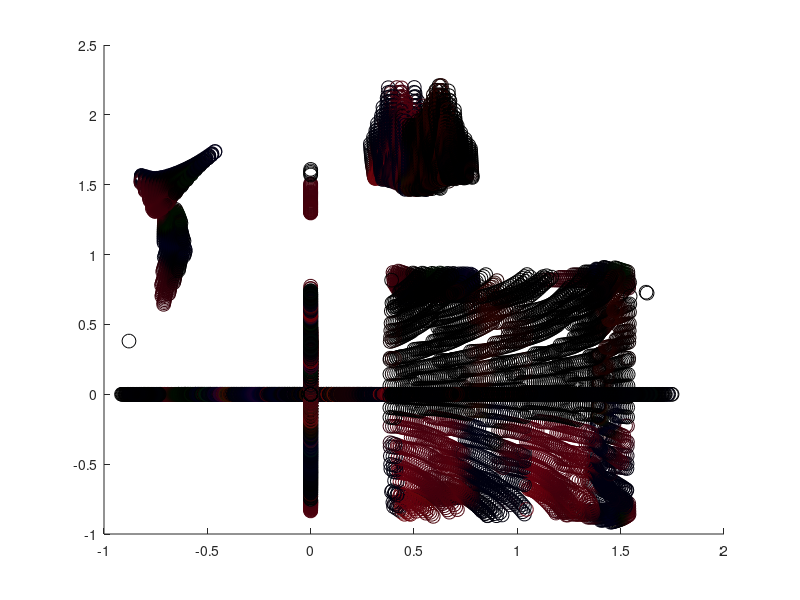
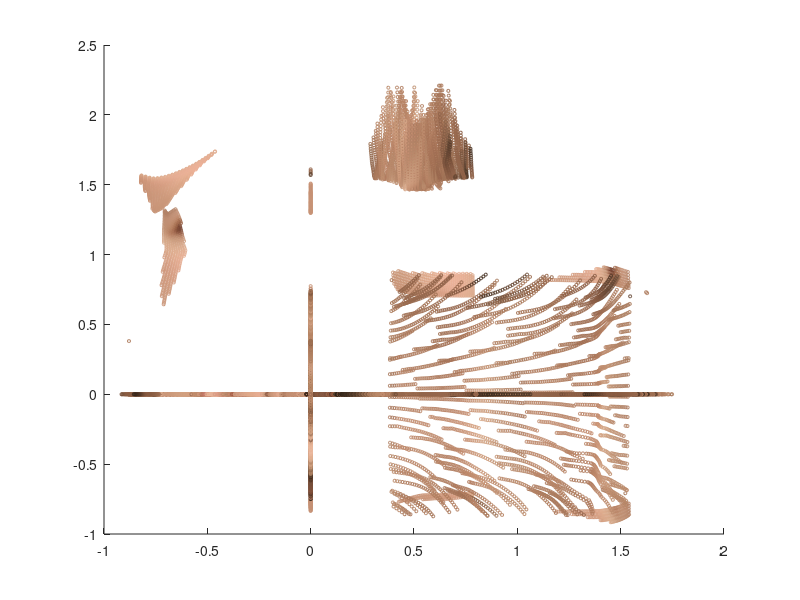

The MATLAB script that drew these images, in order:
fileID = fopen('color.txt','r');
A = fscanf(fileID, '%f');
colors = zeros(3, 53149);
 
colors(1,:) = A(1:53149);
colors(2,:) = A(53150:53149+53149);
colors(3,:) = A(53150+53149:159447);

fileID = fopen('projected.txt','r');
A = fscanf(fileID, '%f');
projected = zeros(2, 53149);
 
projected(1,:) = A(1:53149);
projected(2,:) = A(53150:53149+53149);

scatter(projected(1,:),projected(2,:),100, colors.')

fileID = fopen('reflectance.txt','r');
A = fscanf(fileID, '%f');
reflectance = zeros(3, 53149);
reflectance(1,:) = A(1:53149);
reflectance(2,:) = A(53150:53149+53149);
reflectance(3,:) = A(53150+53149:159447);

figure(2)
scatter(projected(1,:),projected(2,:),5, reflectance.')